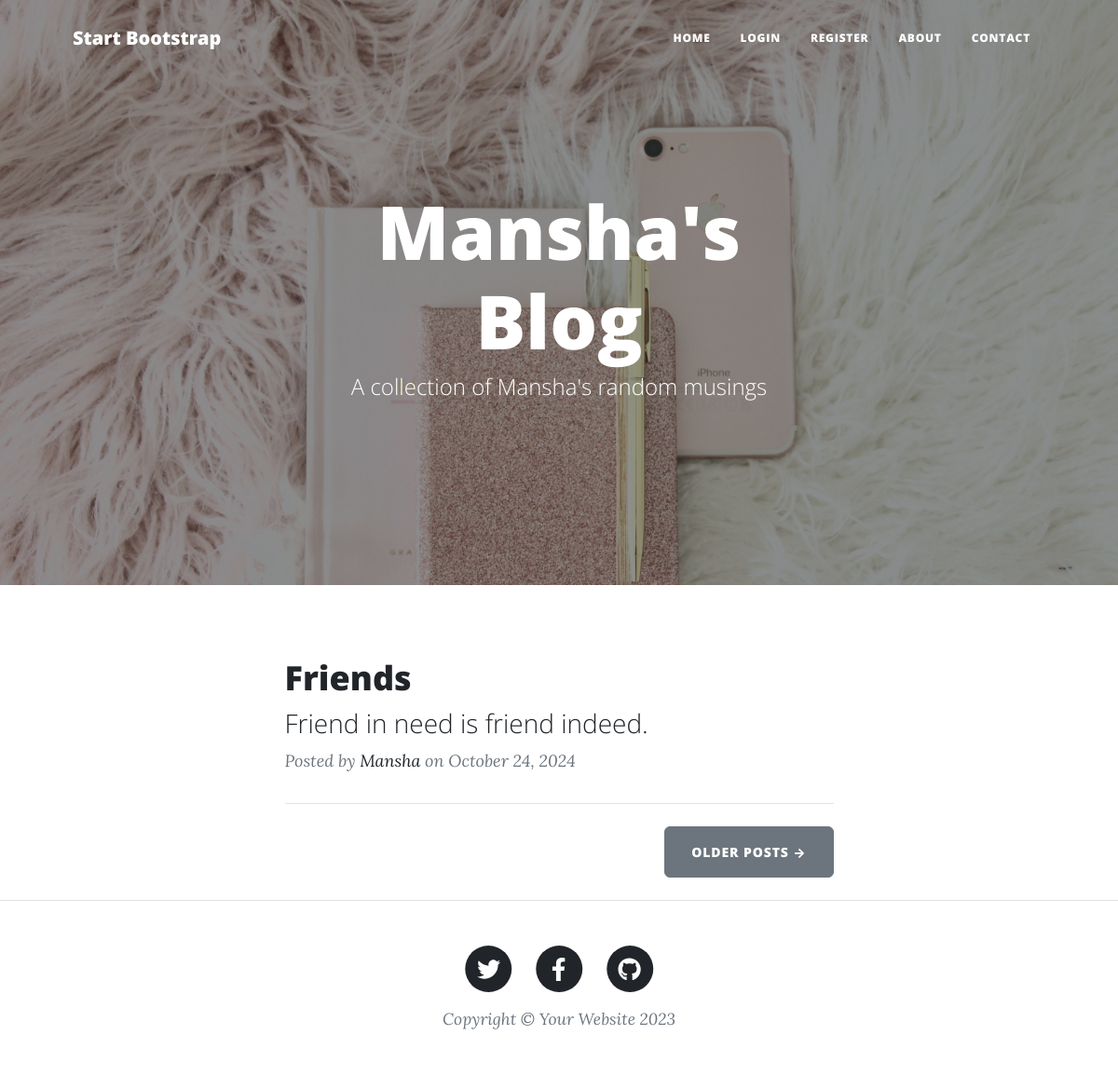
Before: / with the older database file.
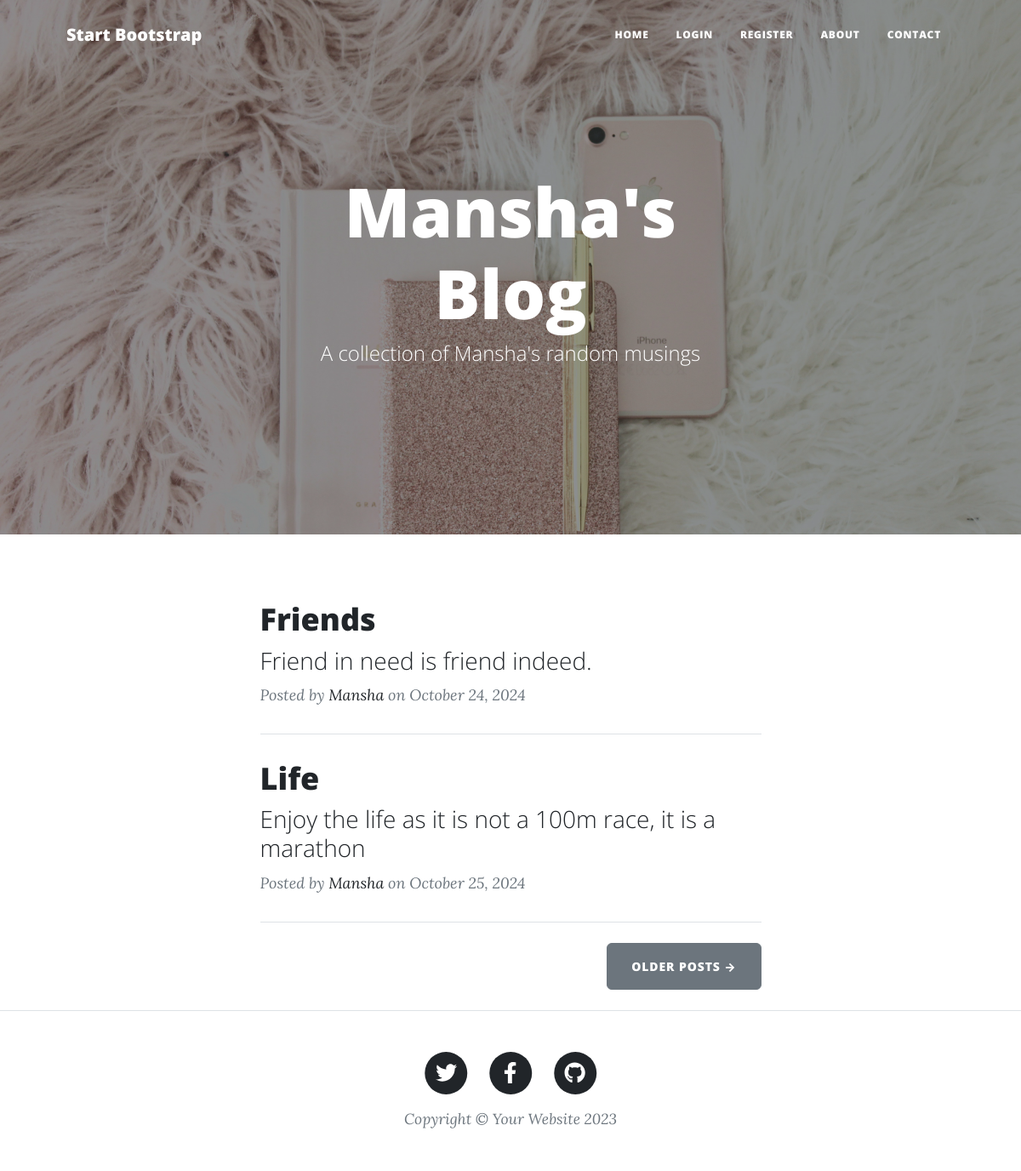
After: the same page with the newer database file.
### main.py (models this page shows)
class BlogPost(db.Model):
    __tablename__ = "blog_posts"
    id: Mapped[int] = mapped_column(Integer, primary_key=True)
    author_id: Mapped[int] = mapped_column(Integer, db.ForeignKey("Users.id"))
    author = relationship("User", back_populates="posts")
    title: Mapped[str] = mapped_column(String(250), unique=True, nullable=False)
    subtitle: Mapped[str] = mapped_column(String(250), nullable=False)
    date: Mapped[str] = mapped_column(String(250), nullable=False)
    body: Mapped[str] = mapped_column(Text, nullable=False)
    img_url: Mapped[str] = mapped_column(String(250), nullable=False)
    comments = relationship("Comment", back_populates="parent_post")

class User(UserMixin, db.Model):
    __tablename__ = "Users"
    id: Mapped[int] = mapped_column(Integer, primary_key=True)
    email: Mapped[str] = mapped_column(String(100), unique=True)
    password: Mapped[str] = mapped_column(String(100))
    name: Mapped[str] = mapped_column(String(100))
    posts = relationship("BlogPost", back_populates="author")
    comments = relationship("Comment", back_populates="comment_author")

### main.py (the view)
@app.route('/')
def get_all_posts():
    posts = []
    result = db.session.execute(db.select(BlogPost))
    posts = result.scalars().all()
    return render_template("index.html", all_posts=posts, current_user=current_user)

### templates/index.html (shortened to what this page needs)
{% include "header.html" %}
<header
  class="masthead"
  style="background-image: url('../static/assets/img/home_image.jpg')"
>
  <div class="container position-relative px-4 px-lg-5">
    <div class="row gx-4 gx-lg-5 justify-content-center">
      <div class="col-md-10 col-lg-8 col-xl-7">
        <div class="site-heading">
          <h1>Mansha's Blog</h1>
          <span class="subheading">A collection of Mansha's random musings</span>
        </div>
      </div>
    </div>
  </div>
</header>
<div class="container px-4 px-lg-5">
  <div class="row gx-4 gx-lg-5 justify-content-center">
    <div class="col-md-10 col-lg-8 col-xl-7">
      {% for post in all_posts %}
      <div class="post-preview">
        <a href="{{ url_for('show_post', post_id=post.id) }}">
          <h2 class="post-title">{{ post.title }}</h2>
          <h3 class="post-subtitle">{{ post.subtitle }}</h3>
        </a>
        <p class="post-meta">
          Posted by
          <a href="#">{{post.author.name}}</a>
          on {{post.date}}
        </p>
      </div>
      <hr class="my-4" />
      {% endfor %}
      <div class="d-flex justify-content-end mb-4">
        <a class="btn btn-secondary text-uppercase" href="#!">Older Posts →</a>
      </div>
    </div>
  </div>
</div>
{% include "footer.html" %}

### templates/header.html (shortened to what this page needs)
<!DOCTYPE html>
<html lang="en">
  <head>
    {% block styles %}
    {{ bootstrap.load_css() }}
    <link
      href="{{ url_for('static', filename='css/styles.css') }}"
      rel="stylesheet"
    />
    {% endblock %}
  </head>
  <body>
    <nav class="navbar navbar-expand-lg navbar-light" id="mainNav">
      <div class="container px-4 px-lg-5">
        <a class="navbar-brand" href="/">Start Bootstrap</a>
        <div class="collapse navbar-collapse" id="navbarResponsive">
          <ul class="navbar-nav ms-auto py-4 py-lg-0">
            <li class="nav-item">
              <a
                class="nav-link px-lg-3 py-3 py-lg-4"
                href="{{ url_for('get_all_posts') }}"
                >Home</a
              >
            </li>
            {% if not current_user.is_authenticated: %}
            <li class="nav-item">
              <a
                class="nav-link px-lg-3 py-3 py-lg-4"
                href="{{ url_for('login') }}"
                >Login</a
              >
            </li>
            <li class="nav-item">
              <a
                class="nav-link px-lg-3 py-3 py-lg-4"
                href="{{ url_for('register') }}"
                >Register</a
              >
            </li>
            {% endif %}
            <li class="nav-item">
              <a
                class="nav-link px-lg-3 py-3 py-lg-4"
                href="{{ url_for('about') }}"
                >About</a
              >
            </li>
            <li class="nav-item">
              <a
                class="nav-link px-lg-3 py-3 py-lg-4"
                href="{{ url_for('contact') }}"
                >Contact</a
              >
            </li>
          </ul>
        </div>
      </div>
    </nav>
  </body>
</html>

### templates/footer.html (shortened to what this page needs)
        <footer class="border-top">
          <div class="container px-4 px-lg-5">
              <div class="row gx-4 gx-lg-5 justify-content-center">
                  <div class="col-md-10 col-lg-8 col-xl-7">
                      <ul class="list-inline text-center">
                          <li class="list-inline-item">
                              <a href="#!">
                                  <span class="fa-stack fa-lg">
                                      <i class="fas fa-circle fa-stack-2x"></i>
                                      <i class="fab fa-twitter fa-stack-1x fa-inverse"></i>
                                  </span>
                              </a>
                          </li>
                          <li class="list-inline-item">
                              <a href="#!">
                                  <span class="fa-stack fa-lg">
                                      <i class="fas fa-circle fa-stack-2x"></i>
                                      <i class="fab fa-facebook-f fa-stack-1x fa-inverse"></i>
                                  </span>
                              </a>
                          </li>
                          <li class="list-inline-item">
                              <a href="#!">
                                  <span class="fa-stack fa-lg">
                                      <i class="fas fa-circle fa-stack-2x"></i>
                                      <i class="fab fa-github fa-stack-1x fa-inverse"></i>
                                  </span>
                              </a>
                          </li>
                      </ul>
                      <div class="small text-center text-muted fst-italic">Copyright &copy; Your Website 2023</div>
                  </div>
              </div>
          </div>
      </footer>
  </body>
</html>

Changed rows visible on the page:
added BlogPost: title "Life", subtitle "Enjoy the life as it is not a 100m race, it is a marathon", author.name "Mansha", date "October 25, 2024"
